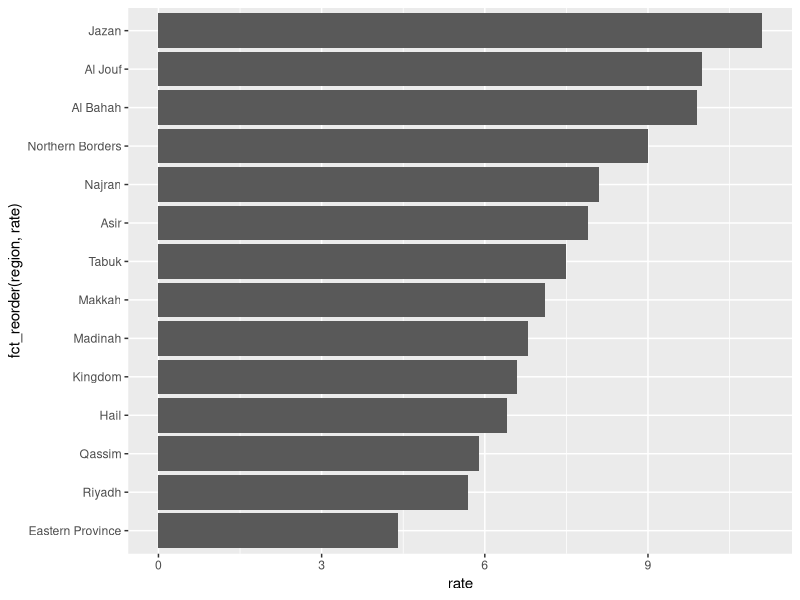

The R source for this figure:
## ---- chunk 1
#| include: false
library(tidyverse)
latest <- read_csv("unemployment.csv") |>
  filter(date == max(date))
## ---- chunk 2
#| fig-width: 8
#| fig-height: 5.5
ggplot(latest,
       aes(rate, fct_reorder(region, rate))) +
  geom_col()
